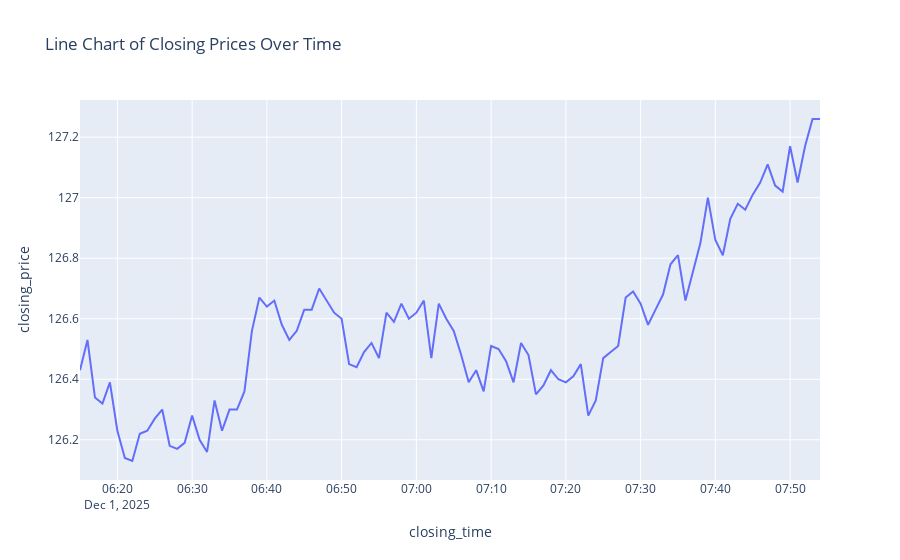

The notebook cell saved with this chart:
### Code cell
# line chart for closing prices
fig = px.line(
    df_close,
    x='closing_time',
    y='closing_price',
    title='Line Chart of Closing Prices Over Time'
)
fig.show()
